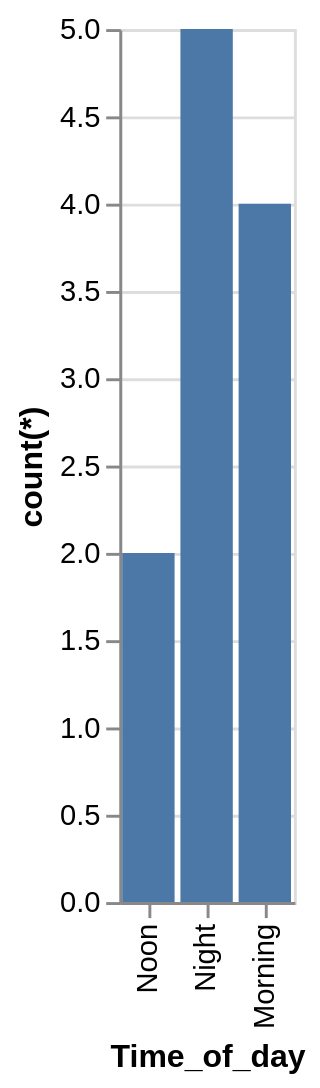

Write a Vega-Lite specification for this figure.
### Vega-Lite specification from a JSON file in a GitHub repository (floating-point values rounded to 4 significant figures)
{"data": {"values": [{"x_data": "Noon", "y_data": 2}, {"x_data": "Night", "y_data": 5}, {"x_data": "Morning", "y_data": 4}]}, "mark": "bar", "encoding": {"x": {"field": "x_data", "type": "nominal", "title": "Time_of_day", "sort": "descending"}, "y": {"field": "y_data", "type": "quantitative", "title": "count(*)"}}}
